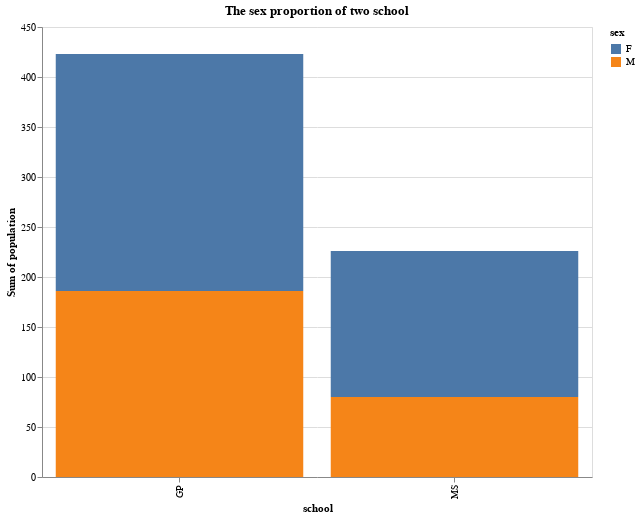

The notebook cell this image was saved under:
### Code cell
school = list(data['school'])
sex = list(data['sex'])
gp_m = 0
gp_f = 0
ms_m = 0
ms_f = 0
for i in range(len(school)):
    if sex[i] == "M" and school[i]== "GP":
        gp_m = gp_m + 1
    if sex[i] == "F" and school[i]== "GP":
        gp_f = gp_f + 1
    if sex[i] == "M" and school[i]== "MS":
        ms_m = ms_m + 1
    if sex[i] == "F" and school[i]== "MS":
        ms_f = ms_f + 1

df = pd.DataFrame({
    'school' :['GP', 'GP','MS', 'MS'],
    'sex': ['M','F','M','F'],
    'population': [gp_m,gp_f,ms_m,ms_f]
})
alt.Chart(df, title="The sex proportion of two school").mark_bar().encode(
    x='school',
    y='sum(population)',
    color='sex',
).properties(
    height=450,
    width=550
)

### Figure 1 — Vega-Lite specification as saved in the notebook (floating-point values rounded to 4 significant figures)
{"config": {"view": {"continuousWidth": 400, "continuousHeight": 300}}, "data": {"name": "data-eec896b1d3865e758fe515a0646a3406"}, "mark": "bar", "encoding": {"color": {"type": "nominal", "field": "sex"}, "x": {"type": "nominal", "field": "school"}, "y": {"type": "quantitative", "aggregate": "sum", "field": "population"}}, "height": 450, "title": "The sex proportion of two school", "width": 550, "$schema": "https://vega.github.io/schema/vega-lite/v4.8.1.json", "datasets": {"data-eec896b1d3865e758fe515a0646a3406": [{"school": "GP", "sex": "M", "population": 186}, {"school": "GP", "sex": "F", "population": 237}, {"school": "MS", "sex": "M", "population": 80}, {"school": "MS", "sex": "F", "population": 146}]}}
